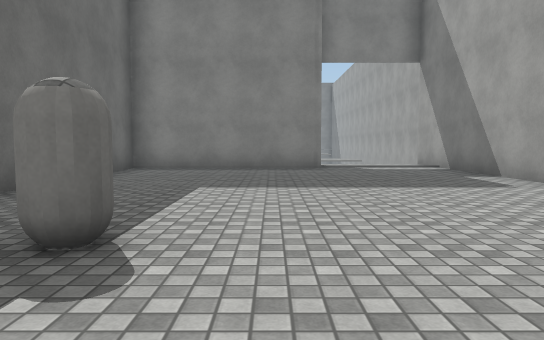
View 1 (above)

16 first-person views from a walk through a 3-D level made in the Unity game engine. The camera is 1.2 m above the floor, tilts 4° down and sees 70° across. The floor is counted in squares, 2 m on a side. Each view is taken from the middle of a square. On the plan, view 1 faces up. The plan holds only what a view shows up to about 11 squares ahead; the rest is blank. The place goes on beyond the plan. The player is left out. Surface patterns are stand-ins for the level's own textures.

View 2
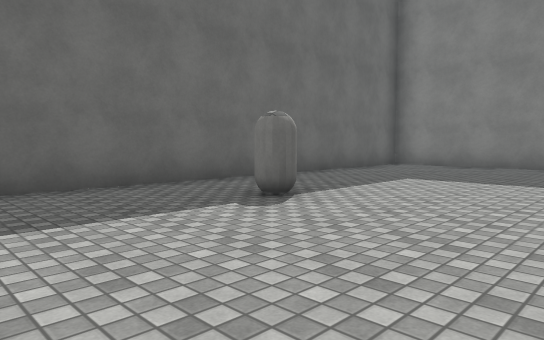

View 3
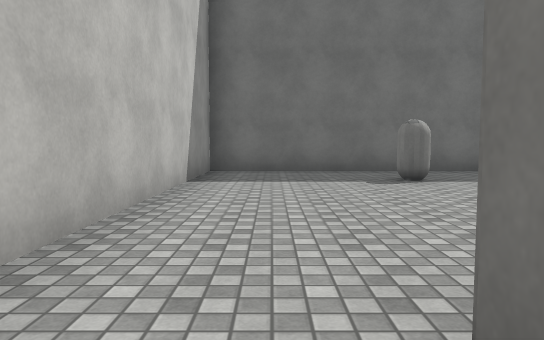

View 4
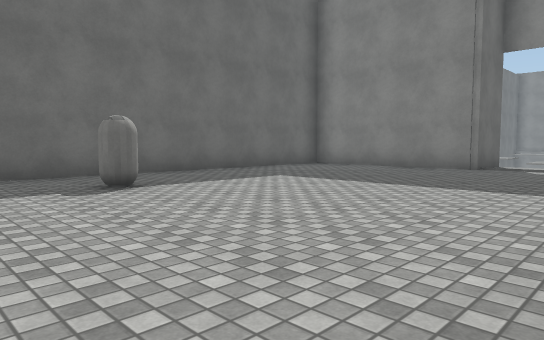

View 5
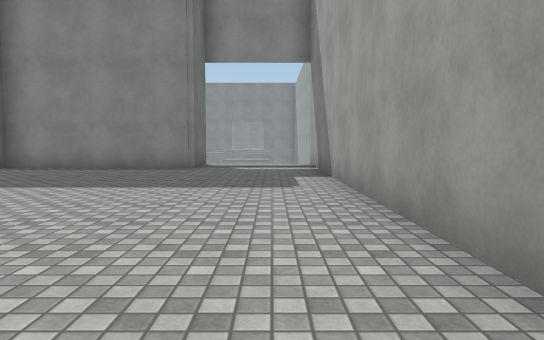

View 6
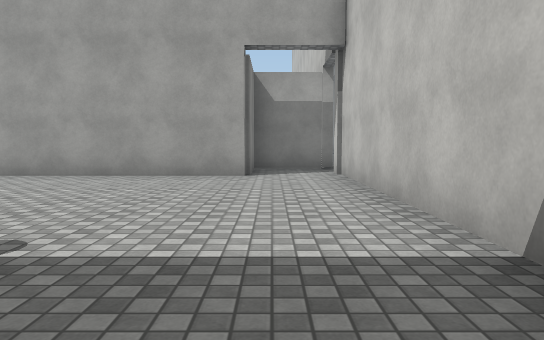

View 7
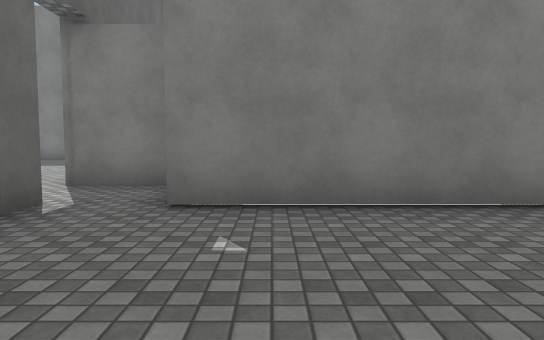

View 8
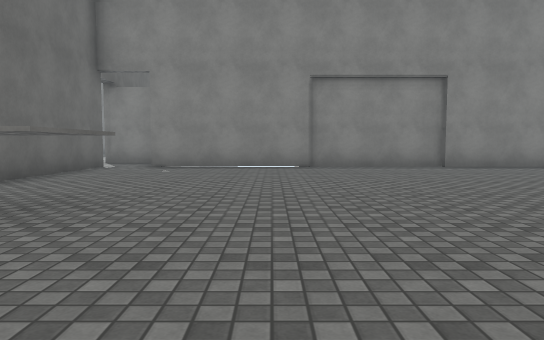

View 9
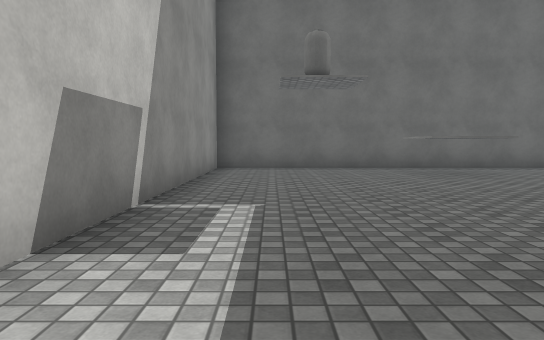

View 10
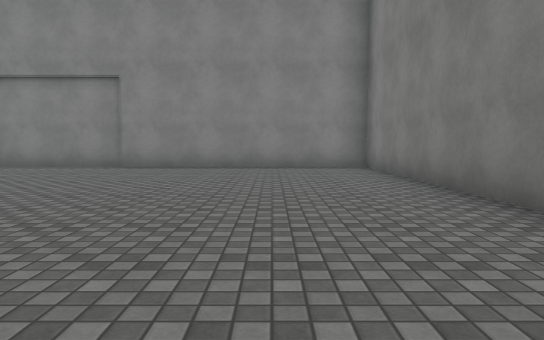

View 11
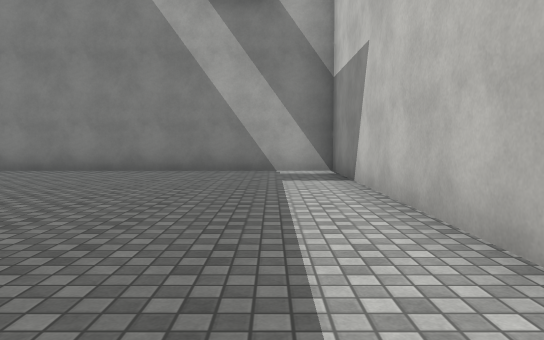

View 12
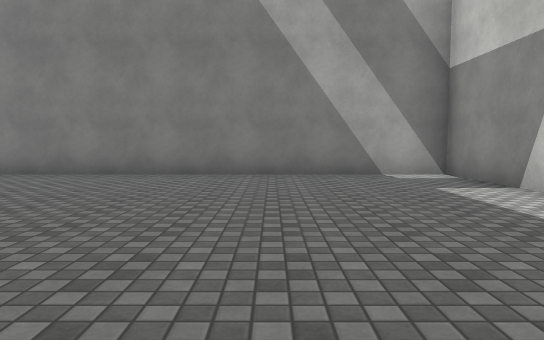

View 13
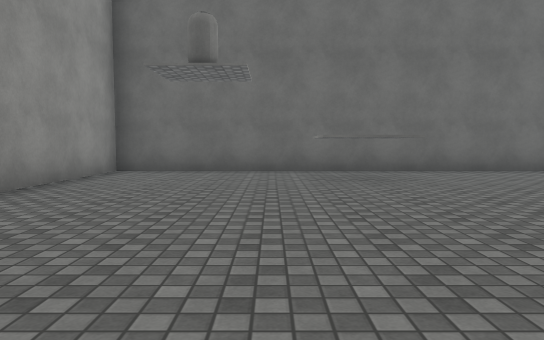

View 14
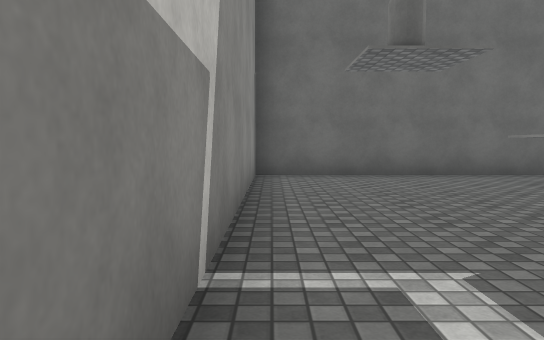

View 15
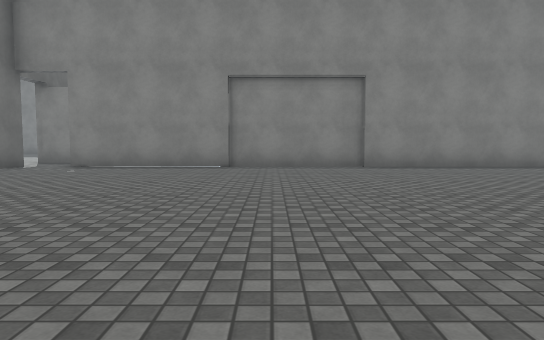

View 16
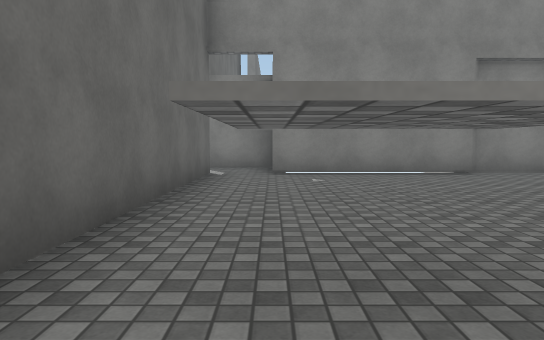

### Floor plan
Points are (right, up) in squares from view 1. A wall is a line through its corners. A room is listed if a view was taken in it or the views show most of it. See-through windows are left out.
Room 1 (views 1, 2, 5, 6)
walls: (4.1, 0.4) (4.1, 10.9); (1.2, 10.5) (1.2, 9.2) (-3.3, 9.2) (-3.3, -1.3) (3.6, -1.3)
ways out: opening at (4, -0.5) to room 2; opening at (2.5, 9.5)
objects: capsule (-1, 2)
Room 2 (views 3, 4, 7, 8, 9, 10, 11, 12, 13, 14, 15, 16)
walls: (7.3, -6.8) (7.3, -8.3) (5.8, -8.3); (10, -1.4) (6, -1.4) (6, 0.4) (4.1, 0.4); (13.4, -1.2) (9.9, -1.2); (3.6, -1.3) (4.8, -1.3) (4.8, -12.3) (19.3, -12.3) (19.3, -1.4) (13.2, -1.4)
ways out: opening at (4, -0.5) to room 1

Where each view was taken, in squares from view 1:
view 1: 0 up, 0 right, facing up
view 2: 1 down, 2 right, facing up-left
view 3: 0 up, 5 right, facing left
view 4: 0 up, 4 right, facing up-left
view 5: 0 up, 3 right, facing up
view 6: 0 up, 3 left, facing right
view 7: 5 down, 7 right, facing up
view 8: 11 down, 9 right, facing up
view 9: 11 down, 14 right, facing left
view 10: 11 down, 17 right, facing up
view 11: 11 down, 11 right, facing right
view 12: 9 down, 12 right, facing right
view 13: 9 down, 13 right, facing left
view 14: 12 down, 12 right, facing left
view 15: 11 down, 11 right, facing up
view 16: 9 down, 6 right, facing up
